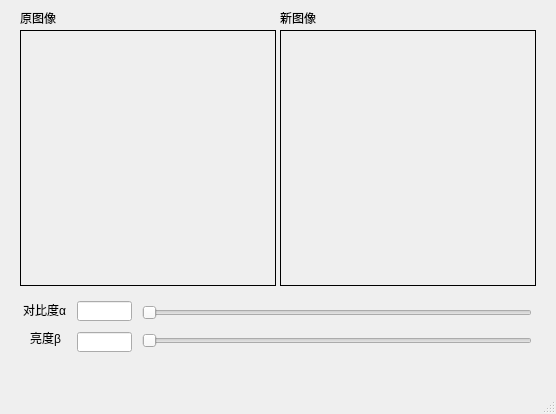
<?xml version="1.0" encoding="UTF-8"?>
<ui version="4.0">
 <class>MainWindow</class>
 <widget class="QMainWindow" name="MainWindow">
  <property name="geometry">
   <rect>
    <x>0</x>
    <y>0</y>
    <width>556</width>
    <height>414</height>
   </rect>
  </property>
  <property name="windowTitle">
   <string>MainWindow</string>
  </property>
  <widget class="QWidget" name="centralwidget">
   <widget class="QLabel" name="label_srcImg">
    <property name="geometry">
     <rect>
      <x>20</x>
      <y>30</y>
      <width>256</width>
      <height>256</height>
     </rect>
    </property>
    <property name="frameShape">
     <enum>QFrame::Box</enum>
    </property>
    <property name="text">
     <string/>
    </property>
   </widget>
   <widget class="QLabel" name="label_dstImg">
    <property name="geometry">
     <rect>
      <x>280</x>
      <y>30</y>
      <width>256</width>
      <height>256</height>
     </rect>
    </property>
    <property name="frameShape">
     <enum>QFrame::Box</enum>
    </property>
    <property name="text">
     <string/>
    </property>
   </widget>
   <widget class="QLabel" name="label_srcText">
    <property name="geometry">
     <rect>
      <x>20</x>
      <y>10</y>
      <width>251</width>
      <height>16</height>
     </rect>
    </property>
    <property name="text">
     <string>原图像</string>
    </property>
   </widget>
   <widget class="QLabel" name="label_newText">
    <property name="geometry">
     <rect>
      <x>280</x>
      <y>10</y>
      <width>251</width>
      <height>16</height>
     </rect>
    </property>
    <property name="text">
     <string>新图像</string>
    </property>
   </widget>
   <widget class="QSlider" name="hSlider_contrast">
    <property name="enabled">
     <bool>true</bool>
    </property>
    <property name="geometry">
     <rect>
      <x>142</x>
      <y>302</y>
      <width>390</width>
      <height>22</height>
     </rect>
    </property>
    <property name="minimum">
     <number>1</number>
    </property>
    <property name="maximum">
     <number>3</number>
    </property>
    <property name="singleStep">
     <number>1</number>
    </property>
    <property name="orientation">
     <enum>Qt::Horizontal</enum>
    </property>
    <property name="tickPosition">
     <enum>QSlider::NoTicks</enum>
    </property>
    <property name="tickInterval">
     <number>0</number>
    </property>
   </widget>
   <widget class="QSlider" name="hSlider_brightness">
    <property name="enabled">
     <bool>true</bool>
    </property>
    <property name="geometry">
     <rect>
      <x>142</x>
      <y>330</y>
      <width>390</width>
      <height>22</height>
     </rect>
    </property>
    <property name="orientation">
     <enum>Qt::Horizontal</enum>
    </property>
   </widget>
   <widget class="QLabel" name="label_contrast">
    <property name="geometry">
     <rect>
      <x>23</x>
      <y>302</y>
      <width>48</width>
      <height>16</height>
     </rect>
    </property>
    <property name="text">
     <string>对比度α</string>
    </property>
   </widget>
   <widget class="QLabel" name="label_brightness">
    <property name="geometry">
     <rect>
      <x>30</x>
      <y>330</y>
      <width>36</width>
      <height>16</height>
     </rect>
    </property>
    <property name="text">
     <string>亮度β</string>
    </property>
   </widget>
   <widget class="QLineEdit" name="lineEdit_contrast">
    <property name="geometry">
     <rect>
      <x>77</x>
      <y>301</y>
      <width>55</width>
      <height>20</height>
     </rect>
    </property>
   </widget>
   <widget class="QLineEdit" name="lineEdit_brightness">
    <property name="geometry">
     <rect>
      <x>77</x>
      <y>332</y>
      <width>55</width>
      <height>20</height>
     </rect>
    </property>
   </widget>
  </widget>
  <widget class="QMenuBar" name="menubar">
   <property name="geometry">
    <rect>
     <x>0</x>
     <y>0</y>
     <width>556</width>
     <height>23</height>
    </rect>
   </property>
  </widget>
  <widget class="QStatusBar" name="statusbar"/>
 </widget>
 <resources/>
 <connections/>
</ui>
